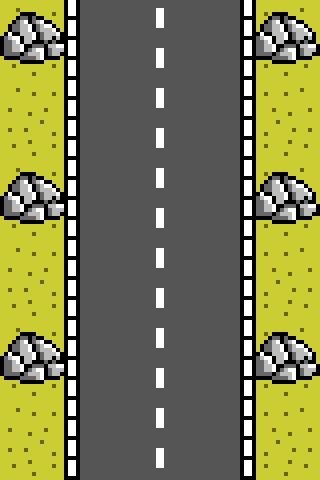

A 2D game scene composited from a Tiled map and its tileset images. What follows is a short description and the map's XML, with each tile layer's data collapsed to a summary:
An orthogonal 4x6 tile map with 80x80 px tiles, 1 tile layer (Tile Layer 1).

<map version="1.0" orientation="orthogonal" width="4" height="6" tilewidth="80" tileheight="80">
 <tileset firstgid="1" name="tiledImage" tilewidth="80" tileheight="80">
  <image source="tiledImage.png" width="480" height="160" />
 </tileset>
 <layer name="Tile Layer 1" width="4" height="6">
  <data>[24 cells, 24 non-empty, 6 distinct tile ids]</data>
 </layer>
</map>